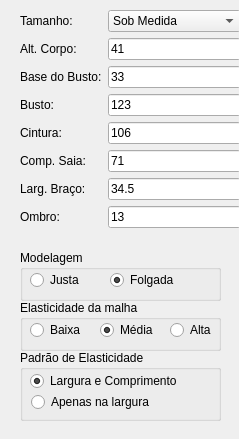
<?xml version="1.0" encoding="UTF-8"?>
<ui version="4.0">
 <class>Form</class>
 <widget class="QWidget" name="Form">
  <property name="geometry">
   <rect>
    <x>0</x>
    <y>0</y>
    <width>239</width>
    <height>439</height>
   </rect>
  </property>
  <property name="minimumSize">
   <size>
    <width>239</width>
    <height>439</height>
   </size>
  </property>
  <property name="windowTitle">
   <string>Form</string>
  </property>
  <widget class="QGroupBox" name="Modelagem">
   <property name="geometry">
    <rect>
     <x>20</x>
     <y>250</y>
     <width>201</width>
     <height>51</height>
    </rect>
   </property>
   <property name="title">
    <string>Modelagem</string>
   </property>
   <widget class="QRadioButton" name="Justa">
    <property name="geometry">
     <rect>
      <x>10</x>
      <y>20</y>
      <width>100</width>
      <height>20</height>
     </rect>
    </property>
    <property name="text">
     <string>Justa</string>
    </property>
   </widget>
   <widget class="QRadioButton" name="Folgada">
    <property name="geometry">
     <rect>
      <x>90</x>
      <y>20</y>
      <width>100</width>
      <height>20</height>
     </rect>
    </property>
    <property name="text">
     <string>Folgada</string>
    </property>
    <property name="checked">
     <bool>true</bool>
    </property>
   </widget>
  </widget>
  <widget class="QGroupBox" name="Elasticidade">
   <property name="geometry">
    <rect>
     <x>20</x>
     <y>300</y>
     <width>201</width>
     <height>51</height>
    </rect>
   </property>
   <property name="title">
    <string>Elasticidade da malha</string>
   </property>
   <widget class="QRadioButton" name="Baixa">
    <property name="geometry">
     <rect>
      <x>10</x>
      <y>20</y>
      <width>61</width>
      <height>20</height>
     </rect>
    </property>
    <property name="text">
     <string>Baixa</string>
    </property>
   </widget>
   <widget class="QRadioButton" name="Media">
    <property name="geometry">
     <rect>
      <x>80</x>
      <y>20</y>
      <width>61</width>
      <height>20</height>
     </rect>
    </property>
    <property name="text">
     <string>Média</string>
    </property>
    <property name="checked">
     <bool>true</bool>
    </property>
   </widget>
   <widget class="QRadioButton" name="Alta">
    <property name="geometry">
     <rect>
      <x>150</x>
      <y>20</y>
      <width>100</width>
      <height>20</height>
     </rect>
    </property>
    <property name="text">
     <string>Alta</string>
    </property>
   </widget>
  </widget>
  <widget class="QWidget" name="layoutWidget">
   <property name="geometry">
    <rect>
     <x>20</x>
     <y>10</y>
     <width>221</width>
     <height>239</height>
    </rect>
   </property>
   <layout class="QFormLayout" name="formLayout">
    <item row="1" column="0">
     <widget class="QLabel" name="label">
      <property name="text">
       <string>Alt. Corpo:</string>
      </property>
     </widget>
    </item>
    <item row="1" column="1">
     <widget class="QLineEdit" name="AltCorpo">
      <property name="text">
       <string>41</string>
      </property>
     </widget>
    </item>
    <item row="2" column="0">
     <widget class="QLabel" name="label">
      <property name="text">
       <string>Base do Busto:</string>
      </property>
     </widget>
    </item>
    <item row="2" column="1">
     <widget class="QLineEdit" name="AltBaseBusto">
      <property name="text">
       <string>33</string>
      </property>
     </widget>
    </item>
    <item row="3" column="0">
     <widget class="QLabel" name="label">
      <property name="text">
       <string>Busto:</string>
      </property>
     </widget>
    </item>
    <item row="3" column="1">
     <widget class="QLineEdit" name="Busto">
      <property name="text">
       <string>123</string>
      </property>
     </widget>
    </item>
    <item row="4" column="0">
     <widget class="QLabel" name="label">
      <property name="text">
       <string>Cintura:</string>
      </property>
     </widget>
    </item>
    <item row="4" column="1">
     <widget class="QLineEdit" name="Cintura">
      <property name="text">
       <string>106</string>
      </property>
     </widget>
    </item>
    <item row="5" column="0">
     <widget class="QLabel" name="label">
      <property name="text">
       <string>Comp. Saia:</string>
      </property>
     </widget>
    </item>
    <item row="5" column="1">
     <widget class="QLineEdit" name="CompSaia">
      <property name="text">
       <string>71</string>
      </property>
     </widget>
    </item>
    <item row="6" column="0">
     <widget class="QLabel" name="label">
      <property name="text">
       <string>Larg. Braço:</string>
      </property>
     </widget>
    </item>
    <item row="6" column="1">
     <widget class="QLineEdit" name="LargBraco">
      <property name="text">
       <string>34.5</string>
      </property>
     </widget>
    </item>
    <item row="7" column="0">
     <widget class="QLabel" name="label">
      <property name="text">
       <string>Ombro:</string>
      </property>
     </widget>
    </item>
    <item row="7" column="1">
     <widget class="QLineEdit" name="Ombro">
      <property name="text">
       <string>13</string>
      </property>
     </widget>
    </item>
    <item row="0" column="0">
     <widget class="QLabel" name="label_6">
      <property name="text">
       <string>Tamanho:</string>
      </property>
     </widget>
    </item>
    <item row="0" column="1">
     <widget class="QComboBox" name="Tamanho">
      <property name="minimumSize">
       <size>
        <width>0</width>
        <height>0</height>
       </size>
      </property>
      <item>
       <property name="text">
        <string>Sob Medida</string>
       </property>
      </item>
      <item>
       <property name="text">
        <string>36</string>
       </property>
      </item>
      <item>
       <property name="text">
        <string>38</string>
       </property>
      </item>
      <item>
       <property name="text">
        <string>40</string>
       </property>
      </item>
      <item>
       <property name="text">
        <string>42</string>
       </property>
      </item>
      <item>
       <property name="text">
        <string>44</string>
       </property>
      </item>
      <item>
       <property name="text">
        <string>46</string>
       </property>
      </item>
      <item>
       <property name="text">
        <string>48</string>
       </property>
      </item>
      <item>
       <property name="text">
        <string>50</string>
       </property>
      </item>
      <item>
       <property name="text">
        <string>52</string>
       </property>
      </item>
      <item>
       <property name="text">
        <string>54</string>
       </property>
      </item>
      <item>
       <property name="text">
        <string>56</string>
       </property>
      </item>
      <item>
       <property name="text">
        <string>58</string>
       </property>
      </item>
      <item>
       <property name="text">
        <string>60</string>
       </property>
      </item>
      <item>
       <property name="text">
        <string>62</string>
       </property>
      </item>
     </widget>
    </item>
   </layout>
  </widget>
  <widget class="QGroupBox" name="Modelagem_2">
   <property name="geometry">
    <rect>
     <x>20</x>
     <y>350</y>
     <width>201</width>
     <height>71</height>
    </rect>
   </property>
   <property name="title">
    <string>Padrão de Elasticidade</string>
   </property>
   <widget class="QRadioButton" name="LargComp">
    <property name="geometry">
     <rect>
      <x>10</x>
      <y>21</y>
      <width>171</width>
      <height>20</height>
     </rect>
    </property>
    <property name="text">
     <string>Largura e Comprimento</string>
    </property>
    <property name="checked">
     <bool>true</bool>
    </property>
   </widget>
   <widget class="QRadioButton" name="Larg">
    <property name="geometry">
     <rect>
      <x>11</x>
      <y>42</y>
      <width>140</width>
      <height>20</height>
     </rect>
    </property>
    <property name="text">
     <string>Apenas na largura</string>
    </property>
    <property name="checked">
     <bool>false</bool>
    </property>
   </widget>
  </widget>
 </widget>
 <resources/>
 <connections/>
</ui>
